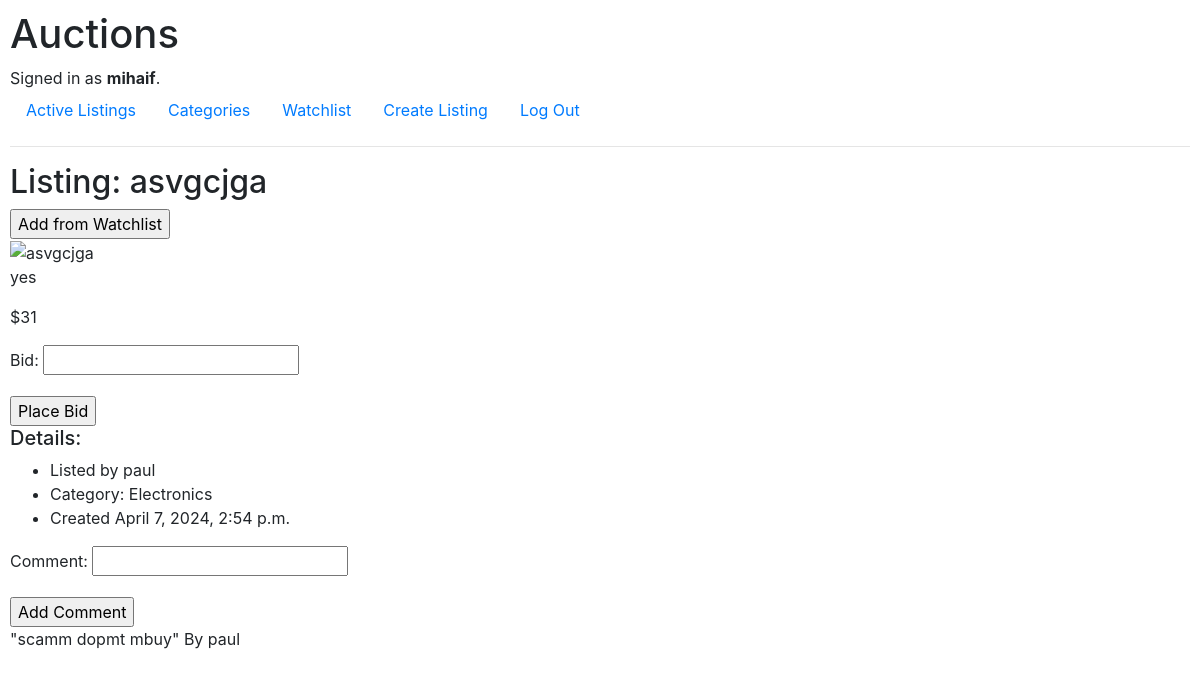
Screenshot of /listing/9/ (signed in) with the database file from the repository.
### auctions/models.py (models this page shows, shortened)
class User(AbstractUser):
    pass

class AuctionListing(models.Model):
    id = models.BigAutoField(primary_key=True)
    auctioneer = models.ForeignKey(User, on_delete=models.CASCADE, related_name="listings", default=1)
    title = models.CharField(max_length=64)
    description = models.CharField(max_length=255)
    starting_bid = models.IntegerField()
    date_created = models.DateTimeField(auto_now_add=True)
    image_url = models.URLField(blank=True, null=True)
    category = models.ForeignKey(Category, on_delete=models.CASCADE, related_name="auctions")

class Category(models.Model):
    id = models.BigAutoField(primary_key=True)
    name = models.CharField(max_length=64)
    def __str__(self):
        return self.name

class Comment(models.Model):
    id = models.BigAutoField(primary_key=True)
    comment = models.CharField(max_length=255)
    commenter = models.ForeignKey(User, on_delete=models.CASCADE, related_name="comments_made")
    comment_time = models.DateTimeField(auto_now_add=True)
    auction = models.ForeignKey(AuctionListing, on_delete=models.CASCADE, related_name="comments")

### auctions/views.py (the view)
# urls.py: path("listing/<int:auction_id>/", views.listing_view, name="listing_view"),
def listing_view(request, auction_id):
    auction = AuctionListing.objects.get(pk=auction_id)
    if request.user.is_authenticated:
        is_in_watchlist = Watchlist.objects.filter(watchlist_user=request.user, watchlist_auction=auction).exists()
    else:
        is_in_watchlist = False
    current_bid = auction.bids.order_by('-bid').first()
    if current_bid:
        current_bid_price = current_bid.bid
    else:
        current_bid_price = 0
    return render(request, "auctions/listing_page.html", {
        "auction": auction,
        "is_in_watchlist": is_in_watchlist,
        "form": BidForm,
        "comment_form": CommentForm,
        "comments": auction.comments.all().order_by('-comment_time'),
        "current_bid": current_bid_price
    })

### auctions/templates/auctions/listing_page.html (shortened to what this page needs)
{% extends "auctions/layout.html" %}
{% block body %}
    <h2>Listing: {{ auction.title }}</h2>
    {% if user.is_authenticated %}
        {% if is_in_watchlist %}
            <form action="{% url 'toggle_watchlist' auction.id %}" method="POST">
                {% csrf_token %}
                <input type="submit" value="Remove from Watchlist">
            </form>
        {% else %}
            <form action="{% url 'toggle_watchlist' auction.id %}" method="POST">
                <input type="submit" value="Add from Watchlist">
            </form>
        {% endif %}
    {% endif %}
    <div>
        <img src="{{ auction.image_url }}" alt="{{ auction.title }}" style="width: 20%; height: 20%;">
    </div>
    <div>
        <p>{{ auction.description }}</p>
        {% if current_bid %}
            <p>${{ current_bid }}</p>
        {% else %}
            <p>${{ auction.starting_bid }}</p>
        {% endif %}
        <form action="{% url 'place_bid' auction.id %}" method="POST">
            {{ form.as_p }}
            <input type="submit" value="Place Bid">
        </form>
        <h5>Details:</h5>
        <ul>
            <li>Listed by {{ auction.auctioneer }}</li>
            <li>Category: {{ auction.category }}</li>
            <li>Created {{ auction.date_created }}</li>
        </ul>
    </div>
    <div>
        <form action="{% url 'add_comment' auction.id %}" method="POST">
            {{ comment_form.as_p }}
            <input type="submit" value="Add Comment">
        </form>
        <div>
            {% if comments %}
                {% for comment in comments %}
                    <div>
                        <p>"{{ comment.comment }}" By {{ comment.commenter }}</p>
                    </div>
                {% endfor %}
            {% endif %}
        </div>
    </div>
{% endblock %}

### auctions/templates/auctions/layout.html (shortened to what this page needs)
{% load static %}
<!DOCTYPE html>
<html lang="en">
    <head>
        <link rel="stylesheet" href="https://stackpath.bootstrapcdn.com/bootstrap/4.4.1/css/bootstrap.min.css">
        <link href="{% static 'auctions/styles.css' %}" rel="stylesheet">
    </head>
    <body>
        <h1>Auctions</h1>
        <div>
            {% if user.is_authenticated %}
                Signed in as <strong>{{ user.username }}</strong>.
            {% else %}
                Not signed in.
            {% endif %}
        </div>
        <ul class="nav">
            <li class="nav-item">
                <a class="nav-link" href="{% url 'index' %}">Active Listings</a>
            </li>
            {% if user.is_authenticated %}
                <li class="nav-item">
                    <a class="nav-link" href="">Categories</a>
                </li>
                <li class="nav-item">
                    <a class="nav-link" href="{% url 'watchlist_view' %}">Watchlist</a>
                </li>
                <li class="nav-item">
                    <a class="nav-link" href="{% url 'create_listing' %}">Create Listing</a>
                </li>
                <li class="nav-item">
                    <a class="nav-link" href="{% url 'logout' %}">Log Out</a>
                </li>
            {% endif %}
        </ul>
        <hr>
        {% block body %}
        {% endblock %}
    </body>
</html>

### auctions/static/auctions/styles.css (style rules this page uses)
body { padding: 10px; }

### rows the page displays
User: username "mihaif"
AuctionListing: title "asvgcjga", description "yes", auctioneer "paul", category "Electronics", date_created "April 7, 2024, 2:54 p.m."
Comment: comment "scamm dopmt mbuy", commenter "paul"

### other values shown
{{ current_bid }} "31"
